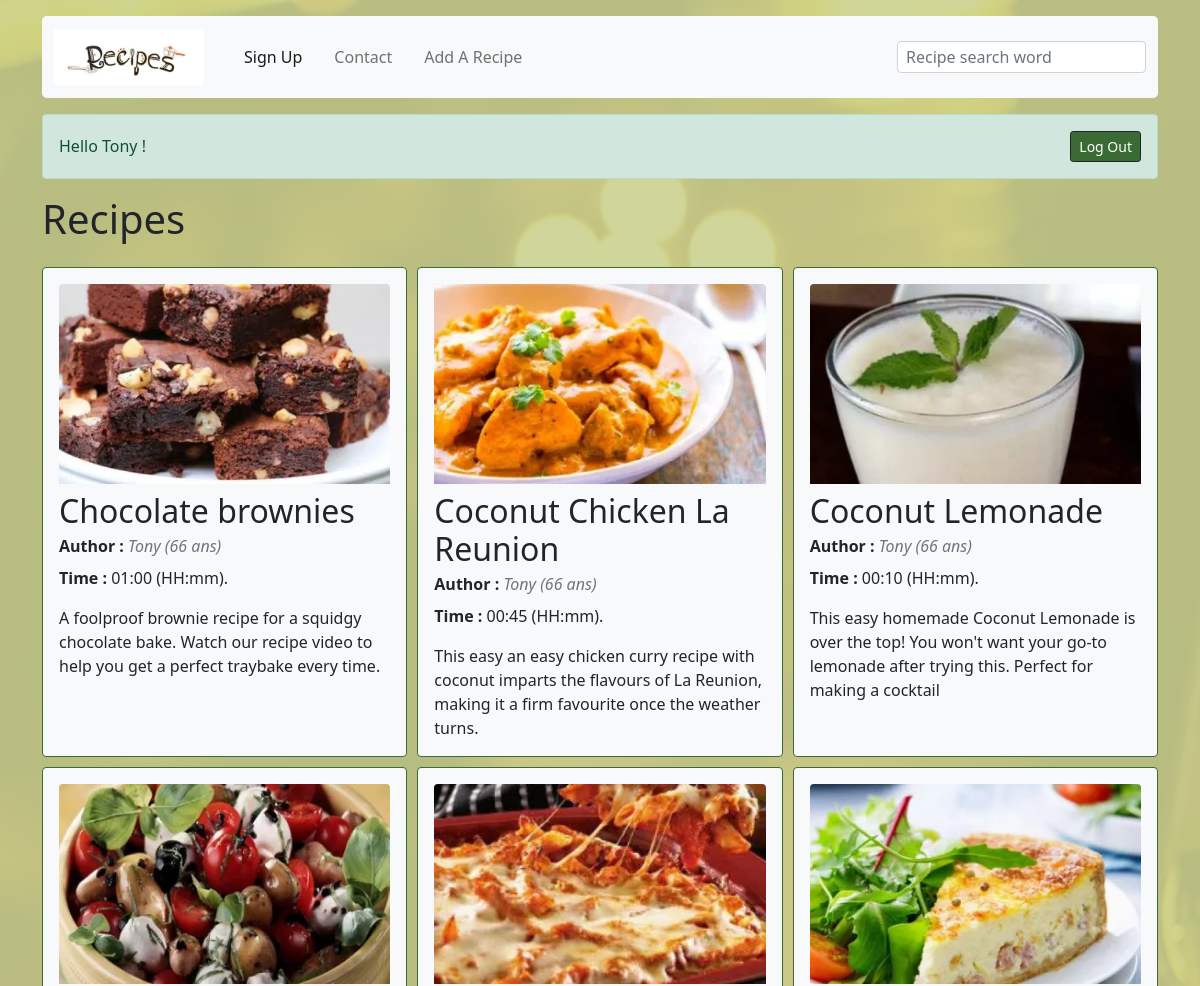
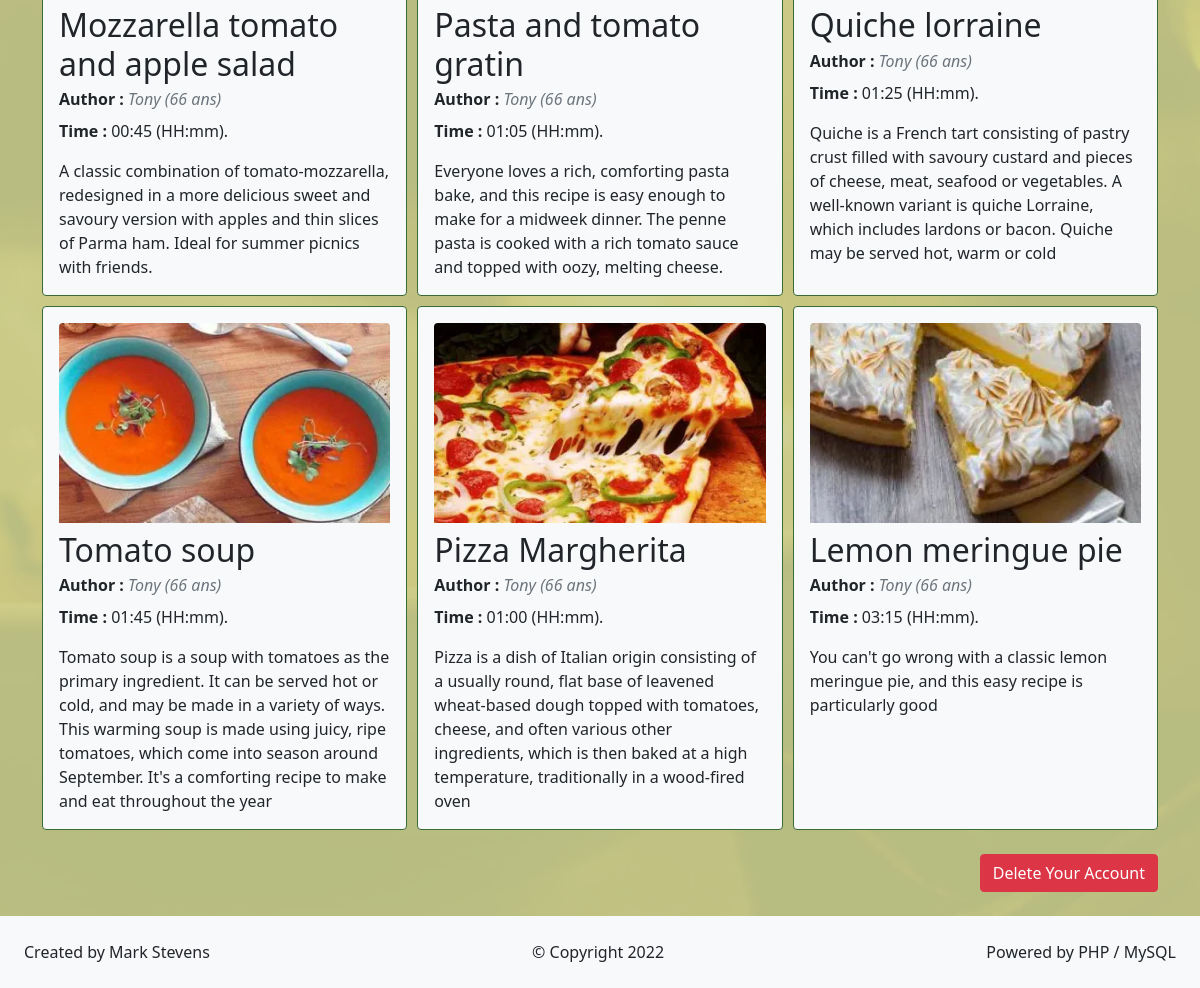
The page / (signed in) on the database as committed earlier (2 pictures, top to bottom).
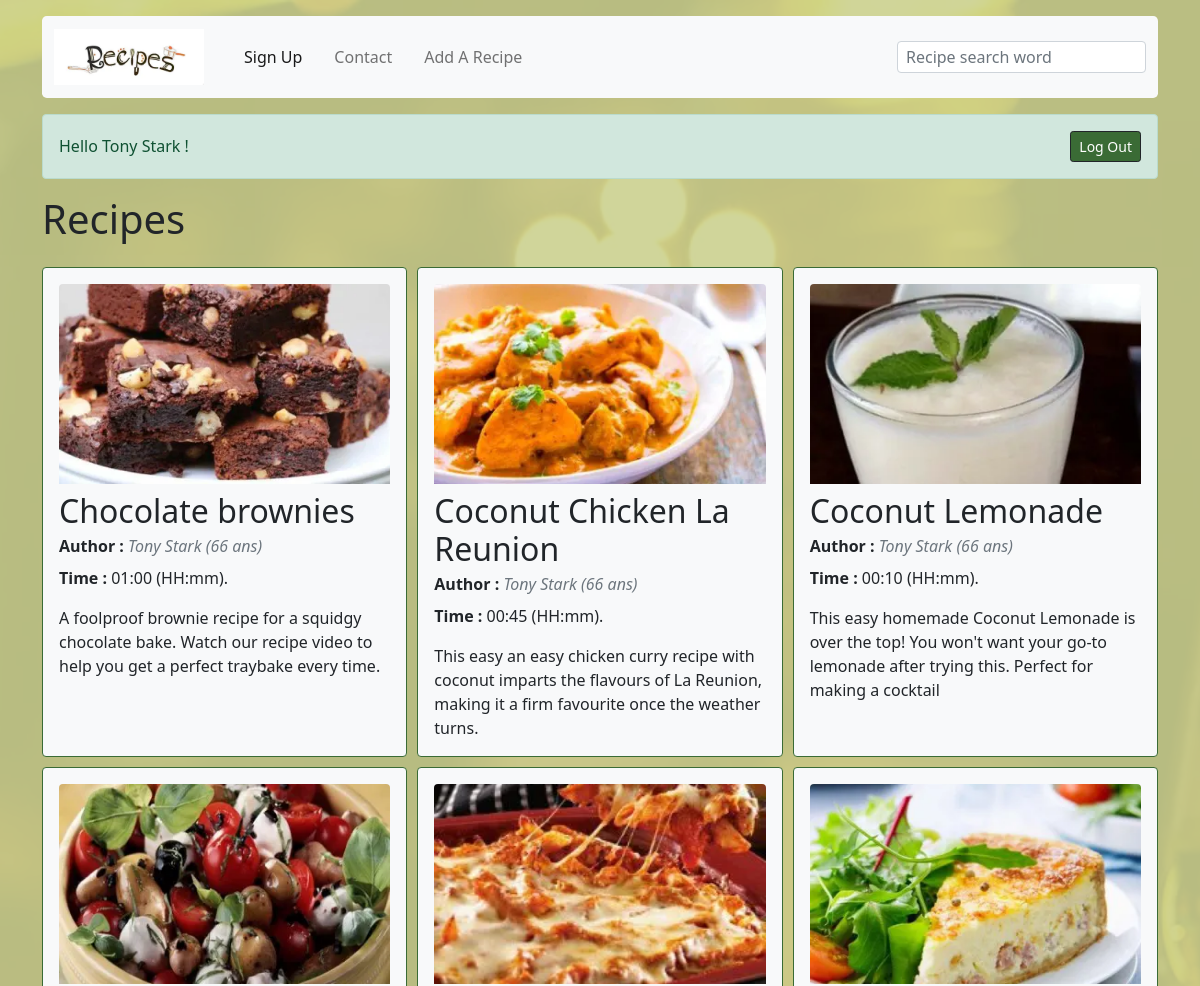
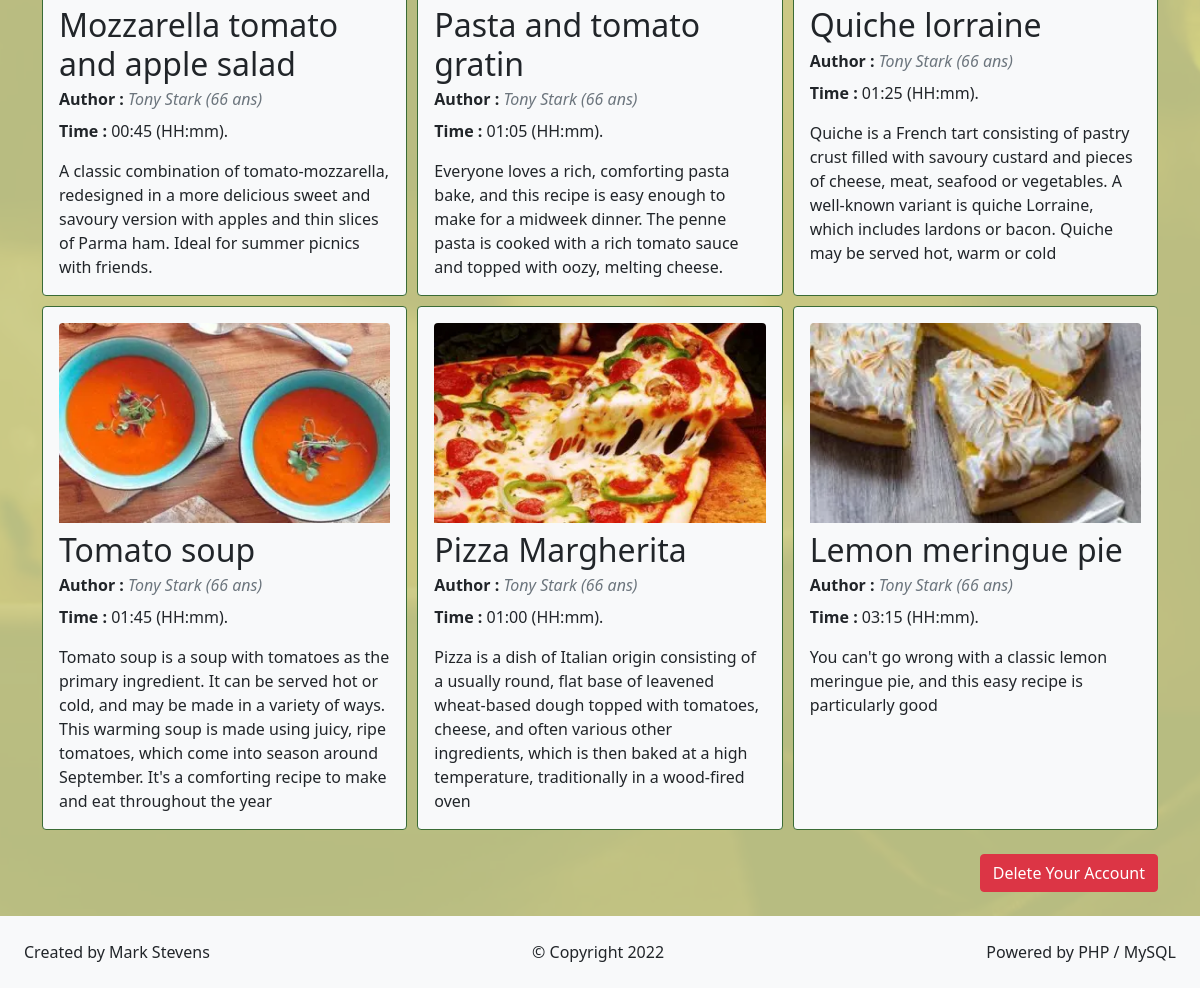
The same page on the database as committed later (2 pictures, top to bottom).
### tables this page shows
CREATE TABLE `users` (
  `user_id` int(11) NOT NULL,
  `full_name` varchar(64) NOT NULL,
  `email` varchar(512) NOT NULL,
  `password` varchar(512) NOT NULL,
  `age` int(11) NOT NULL
);

CREATE TABLE `recipes` (
  `recipe_id` int(11) NOT NULL,
  `title` varchar(128) NOT NULL,
  `summary` text NOT NULL,
  `duration` time NOT NULL,
  `ingredients` text NOT NULL,
  `recipe` text NOT NULL,
  `author` varchar(512) NOT NULL,
  `image` varchar(256) NOT NULL,
  `is_enabled` tinyint(1) NOT NULL
);

### variables/variables.php (called while the page is built, shortened)
<?php
  $usersStatement = $mysqlClient->prepare('SELECT * FROM users');
  $usersStatement->execute();
  $users = $usersStatement->fetchAll();
  $recipesStatement = $mysqlClient->prepare('SELECT * FROM recipes WHERE is_enabled is TRUE');
  $recipesStatement->execute();
  $recipes = $recipesStatement->fetchAll();
  if(isset($_GET['limit']) && is_numeric($_GET['limit'])) {
      $limit = (int) $_GET['limit'];
  } else {
      $limit = 100;
  }
  $rootUrl = (!empty($_SERVER['HTTPS']) ? 'https' : 'http') . '://' . $_SERVER['HTTP_HOST'] . '/';
  ?>

### functions/functions.php (called while the page is built, shortened)
<?php
function displayAuthor(string $authorEmail, array $users) : string
{
    for ($i = 0; $i < count($users); $i++) {
        $author = $users[$i];
        if ($authorEmail === $author['email']) {
            return $author['full_name'] . ' (' . $author['age'] . ' ans)';
        }
    }
    return 'unknown user';
}
function displayName(string $authorEmail, array $users) : string
{
    for ($i = 0; $i < count($users); $i++) {
        $author = $users[$i];
        if ($authorEmail === $author['email']) {
            return $author['full_name'];
        }
    }
    return 'unknown user';
}
function getRecipes(array $recipes, int $limit) : array
{
    $valid_recipes = [];
    $counter = 0;
    foreach($recipes as $recipe) {
        $valid_recipes[] = $recipe;
    }
    return $valid_recipes;
}

### index.php (the view, shortened to what the changed rows need)
<?php
  include_once($_SERVER['DOCUMENT_ROOT'] . '/config/mysql.php');
  include_once($_SERVER['DOCUMENT_ROOT'] . '/variables/variables.php');
  include_once($_SERVER['DOCUMENT_ROOT'] . "/functions/functions.php");
?>
<!DOCTYPE html>
<html lang="en">
<head>
    <link href="https://cdn.jsdelivr.net/npm/bootstrap@5.0.2/dist/css/bootstrap.min.css" rel="stylesheet">
    <link rel="stylesheet" href="<?php echo($rootUrl.'/css/style.css'); ?>">
</head>
<body class="backOne d-flex flex-column min-vh-100">
  <main class="container">
    <?php include_once($rootPath.'/include/header.php'); ?>
    <?php include_once($rootPath.'/login.php'); ?>
    <?php if(isset($loggedUser)): ?>
      <section class="mb-4">
        <h1 class="mb-4">Recipes</h1>
        <?php if(count($recipes) <1) : ?>
          <div class="d-flex justify-content-center align-items-center" style="height:calc( 100vh - 375px );">
            <p>Sorry, there are no recipes to display ...</p>
          </div>
        <?php else: ?>
          <div class='recipe-container'>
            <?php foreach(getRecipes($recipes, $limit) as $recipe) : ?>
              <article class="recipe-card card bg-light">
                <a class="text-decoration-none text-dark" href="<?php echo($rootUrl)?>recipes/read.php?id=<?php echo($recipe['recipe_id']); ?>">
                  <div class="card-body d-flex flex-column">
                    <img class="recipe-image rounded-top mb-2" src="<?php echo($rootUrl)?>/recipes/images/<?php echo $recipe['image'] ? $recipe['image'] : 'ImageDefault_NO_DELETE.png' ?>" alt="">
                    <h2 class="card-title"><?php echo ucfirst($recipe['title']); ?></h2>
                    <p class="card-subtitle mb-2"><b>Author : </b><i class="text-muted"><?php echo ucfirst(displayAuthor($recipe['author'], $users )); ?></i></p>
                    <p class="card-text"><b>Time : </b><?php echo date("H:i", strtotime($recipe['duration'])); ?> (HH:mm).</p>
                    <p class="card-text"><?php echo $recipe['summary']; ?></p>
                  </div>
                </a>
              </article>
            <?php endforeach ?>
          </div>
        <?php endif; ?>
      </section>
    <?php endif; ?>
  </main>
</body>
</html>

### login.php (shortened to what the changed rows need)
<?php
  include_once($_SERVER['DOCUMENT_ROOT'] . '/config/mysql.php');
  include_once($_SERVER['DOCUMENT_ROOT'] . '/variables/variables.php');
  include_once($_SERVER['DOCUMENT_ROOT'] . "/functions/functions.php");
  $postData = $_POST;
  $email = $postData['email'] ?? "";
  $emailErr = $passwordErr =  "";
  if (isset($_COOKIE['LOGGED_USER']) || isset($_SESSION['LOGGED_USER'])) {
    $loggedUser = [
        'email' => $_COOKIE['LOGGED_USER'] ?? $_SESSION['LOGGED_USER'],
    ];
  }
?>
<?php if(!isset($loggedUser)): ?>
    <form action="index.php" method="post">
        <?php if(isset($errorMessage)) : ?>
            <div class="alert alert-danger alert-dismissible fade show mt-2" role="alert">
                <?php echo($errorMessage); ?>
            <button type="button" class="btn-close" data-bs-dismiss="alert" aria-label="Close"></button>
            </div>
        <?php endif; ?>
        <h1 class="mb-4">Log In</h1>
        <div class="mb-3">
            <label for="email" class="form-label">Email</label>
            <input type="email" class="form-control" id="email" name="email" autocomplete="username" aria-describedby="email-help" placeholder="you@example.com" value="<?php echo $email;?>">
            <div id="email-help" class="form-text">The email used to create the account.</div>
            <span class="text-danger"><?php echo $emailErr; ?></span>
        </div>
        <div class="mb-3">
            <label for="password" class="form-label">Password</label>
            <input type="password" class="form-control" id="password" name="password" autocomplete="current-password" aria-describedby="password-help"  placeholder="........" >
            <div id="password-help" class="form-text">The password used to create the account.</div>
            <span class="text-danger"><?php echo $passwordErr; ?></span>
        </div>
        <button type="submit" class="btn btn-primary">Send</button>
    </form>
    <br />
  <?php else: ?>
    <div class="d-flex align-items-center justify-content-between alert alert-success mt-2" role="alert">
      <p class="mb-0">Hello <?php echo ucfirst(displayName($loggedUser['email'], $users )); ?> !</p>
      <?php include_once($rootPath.'/include/logoutButton.php'); ?>
    </div>
<?php endif; ?>

Rows that differ between the two databases and show on the page:
changed users: full_name "Tony" → "Tony Stark"
changed through a linked row, recipes "Chocolate brownies": author.age "Tony (66 ans)" → "Tony Stark (66 ans)"
changed through a linked row, recipes "Coconut Chicken La Reunion": author.age "Tony (66 ans)" → "Tony Stark (66 ans)"
changed through a linked row, recipes "Coconut Lemonade": author.age "Tony (66 ans)" → "Tony Stark (66 ans)"
changed through a linked row, recipes "Mozzarella tomato and apple salad": author.age "Tony (66 ans)" → "Tony Stark (66 ans)"
changed through a linked row, recipes "Pasta and tomato gratin": author.age "Tony (66 ans)" → "Tony Stark (66 ans)"
changed through a linked row, recipes "Quiche lorraine": author.age "Tony (66 ans)" → "Tony Stark (66 ans)"
changed through a linked row, recipes "Tomato soup": author.age "Tony (66 ans)" → "Tony Stark (66 ans)"
changed through a linked row, recipes "Pizza Margherita": author.age "Tony (66 ans)" → "Tony Stark (66 ans)"
changed through a linked row, recipes "Lemon meringue pie": author.age "Tony (66 ans)" → "Tony Stark (66 ans)"
